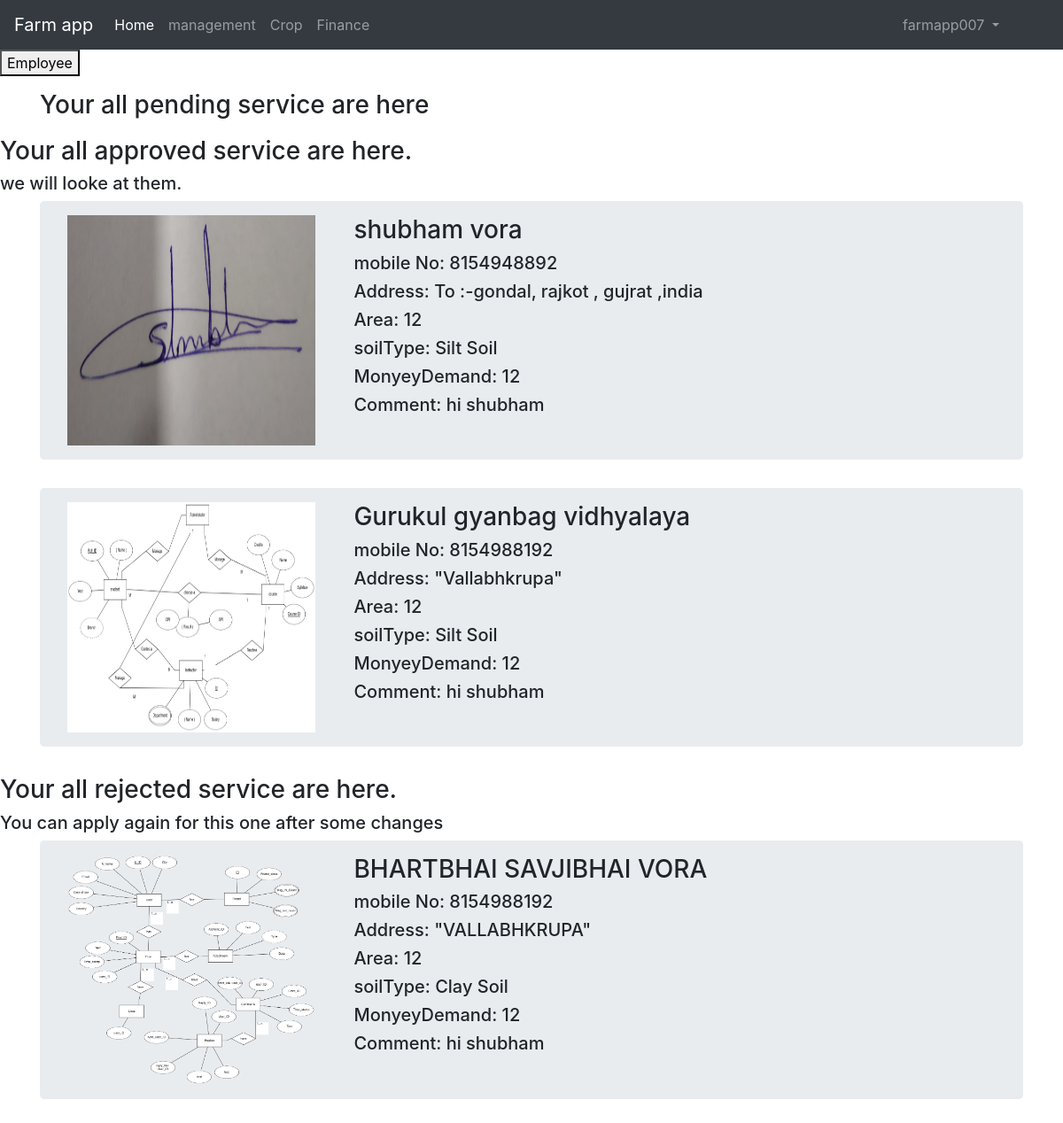
Page /management/manage (signed in) on the committed database.
### user/models.py (models this page shows, shortened)
class UserRecord(models.Model):
    sandySoil = "Sandy soil"
    siltSoil = "Silt Soil"
    claySoil = "Clay Soil"
    loamySoil = "Loamy Soil"
    SOIL_CHOICES = (
        (sandySoil, "Sandy Soil"),
        (siltSoil, "Silt Soil"),
        (claySoil, "Clay Soil"),
        (loamySoil, "Loamy Soil"),
    )
    approved="approved"
    pending="pending"
    rejected="rejected"
    Approvement=((approved,"approved"),
    (pending,"pending"),
    (rejected,"rejected"),)
    recordId = models.AutoField(primary_key=True)
    user = models.ForeignKey(User, on_delete=models.CASCADE)
    name = models.CharField(max_length=30, blank=False, null=False)
    mobileNo = models.CharField(max_length=10, blank=False, null=False)
    farmaddress = models.CharField(max_length=150, blank=False, null=False)
    farmArea = models.IntegerField(default=0)
    soilType = models.CharField(max_length=11, choices=SOIL_CHOICES, default=siltSoil)
    moneyDemand = models.IntegerField(default=0)
    farmImage = models.ImageField(upload_to='user/farm/', default="")
    extraComment = models.TextField()
    status=models.CharField(max_length=11, choices=Approvement, default=pending)
    selectCrop = models.ManyToManyField(crop,blank=True)
    timestamp = models.DateTimeField(default=now)

### management/views.py (the view)
# urls.py: path("manage",views.manage,name='managementDepartment'),
def manage(request):
    if request.POST.get("Approve"):
        ToHandle=UserRecord.objects.filter(recordId=request.POST.get("Approve"))
        ToHandle.update(status="approved")
    elif request.POST.get("Reject"):
        ToHandle=UserRecord.objects.filter(recordId=request.POST.get("Reject"))
        ToHandle.update(status="rejected")
    recordsPending = UserRecord.objects.filter(status="pending").order_by('timestamp')
    recordsRejected = UserRecord.objects.filter(status="rejected").order_by('timestamp')
    recordsApproved = UserRecord.objects.filter(status="approved").order_by('timestamp')
    Allrecords = {'recordsPending': recordsPending,'recordsRejected':recordsRejected,'recordsApproved':recordsApproved}
    return render(request, 'management/manage.html',Allrecords)

### management/templates/management/manage.html (shortened to what this page needs)
{% extends "management/base.html" %}
{% block body %}
 <a href="/management/employee/"> <button class="buttonReadMore buttonReadMore2">Employee</button></a>
<div class="container mt-3">
  <div class="row">
    <div class="col-9 mr-auto">
      <h3>Your all pending service are here</h3>
    </div>
    </div>
  </div>
    <div>
      <h3>Your all approved service are here.</h3>
      <h5>we will looke at them.</h5>
    </div>
    {% for recordsApproved in recordsApproved %}
    <main role="main" class="container">
      <div class="jumbotron">
        <div class="container">
  <div class="row">
    <div class="col">
      <img src="/media/{{recordsApproved.farmImage}}" width="280px" height="260px"  alt="">
    </div>
    <div class="col-6">
        <h3>{{recordsApproved.name}}</h3>
        <h5>mobile No: {{recordsApproved.mobileNo}}</h5>
        <h5>Address: {{recordsApproved.farmaddress}}</h5>
        <h5>Area: {{recordsApproved.farmArea}}</h5>
        <h5>soilType: {{recordsApproved.soilType}}</h5>
        <h5>MonyeyDemand: {{recordsApproved.moneyDemand}}</h5>
        <h5>Comment: {{recordsApproved.extraComment}}</h5>
            </div>
          </div>
        </div>
      </div>
    </main>
    {% endfor %}
 <div>
      <h3>Your all rejected service are here.</h3>
      <h5>You can apply again for this one after some changes</h5>
    </div>
{% for recordsRejected in recordsRejected %}
    <main role="main" class="container">
      <div class="jumbotron">
        <div class="container">
  <div class="row">
    <div class="col">
      <img src="/media/{{recordsRejected.farmImage}}" width="280px" height="260px"  alt="">
    </div>
    <div class="col-6">
        <h3>{{recordsRejected.name}}</h3>
        <h5>mobile No: {{recordsRejected.mobileNo}}</h5>
        <h5>Address: {{recordsRejected.farmaddress}}</h5>
        <h5>Area: {{recordsRejected.farmArea}}</h5>
        <h5>soilType: {{recordsRejected.soilType}}</h5>
        <h5>MonyeyDemand: {{recordsRejected.moneyDemand}}</h5>
        <h5>Comment: {{recordsRejected.extraComment}}</h5>
            </div>
          </div>
        </div>
      </div>
    </main>
    {% endfor %}
{% endblock  %}

### management/templates/management/base.html (shortened to what this page needs)
<!DOCTYPE html>
<html>
    <head>
        <link rel="stylesheet" href="https://maxcdn.bootstrapcdn.com/bootstrap/4.0.0/css/bootstrap.min.css">
        <link rel="stylesheet" href="">
    </head>
    <body>
       <nav class="navbar navbar-expand-lg navbar-dark bg-dark">
  <a class="navbar-brand" href="#">Farm app</a>
  <div class="collapse navbar-collapse" id="navbarNav">
    <ul class="navbar-nav">
      <li class="nav-item active">
        <a class="nav-link" href="/">Home<span class="sr-only">(current)</span></a>
      </li>
      <li class="nav-item">
        <a class="nav-link" href="/management/manage">management</a>
      </li>
      <li class="nav-item">
        <a class="nav-link" href="/management/crop">Crop</a>
      </li>
      <li class="nav-item">
        <a class="nav-link" href="/management/finance">Finance</a>
      </li>
    </ul>
{% if user.is_authenticated %}
<ul class="navbar-nav ml-auto mr-5">
     <li class="nav-item dropdown">
        <a class="nav-link dropdown-toggle" href="#" id="navbarDropdown" role="button" data-toggle="dropdown" aria-haspopup="true" aria-expanded="false">
         {{request.user}}
        </a>
      </li>
      </ul>
      </div>
{% endif %}
</nav>
{% block body %}{% endblock %}
    </body>
</html>

### rows in the picture
UserRecord: farmImage (picture), name "shubham vora", mobileNo "8154948892", farmaddress "To :-gondal, rajkot , gujrat ,india", farmArea "12", soilType "Silt Soil", moneyDemand "12", extraComment "hi shubham"
UserRecord: farmImage (picture), name "Gurukul gyanbag vidhyalaya", mobileNo "8154988192", farmaddress "\"Vallabhkrupa\"", farmArea "12", soilType "Silt Soil", moneyDemand "12", extraComment "hi shubham"
UserRecord: farmImage (picture), name "BHARTBHAI SAVJIBHAI VORA", mobileNo "8154988192", farmaddress "\"VALLABHKRUPA\"", farmArea "12", soilType "Clay Soil", moneyDemand "12", extraComment "hi shubham"

### other values in the picture
{{ request.user }} "farmapp007"
